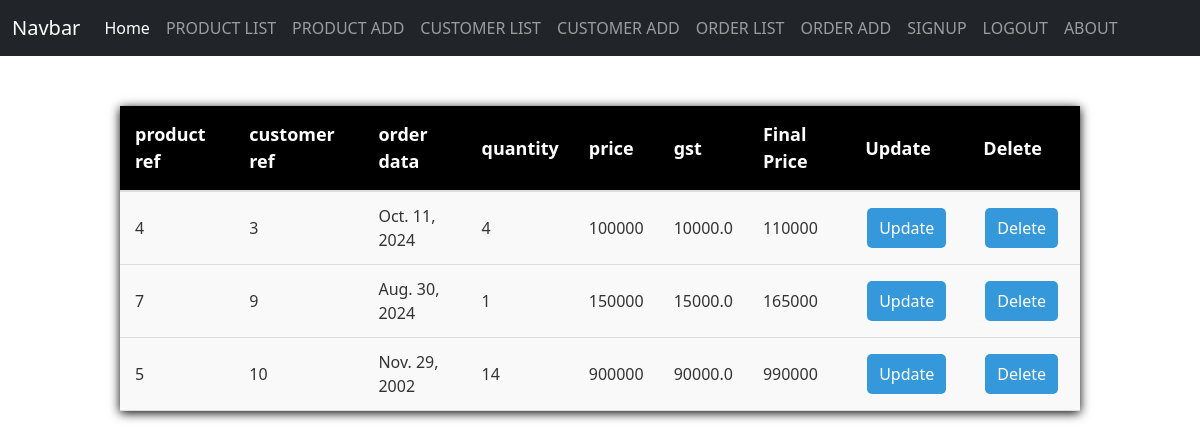
The page /order/orderlist/ on the database its author committed.
### order/models.py (models this page shows)
class Order(models.Model):
    product_ref=models.ForeignKey(Product,on_delete=models.SET_NULL,null=True)
    customer_ref=models.ForeignKey(customer,on_delete=models.SET_NULL,null=True)
    order_data=models.DateField(null=True)
    quantity=models.IntegerField(default=0)
    price=models.IntegerField(default=0)
    gst=models.FloatField(default=0)
    final_price=models.IntegerField(default=0)

### order/views.py (the view)
# urls.py: path('orderlist/',orderlist),
def orderlist(request):
    data={"orderlist":Order.objects.all()}
    print(data)
    return render(request,'orderlist.html',data)

### Frontend/templates/orderlist.html (shortened to what this page needs)
{% extends 'base.html' %}
{% block content %}
<table>
    <tr>
        <th>product ref</th>
        <th>customer ref</th>
        <th>order data</th>
        <th>quantity</th>
        <th>price</th>
        <th>gst</th>
        <th>Final Price</th>
        <th>Update</th>
        <th>Delete</th>
    </tr>
    {% for i in orderlist %}
    <tr>
        <td>{{i.product_ref_id}}</td>
        <td>{{i.customer_ref_id}}</td>
        <td>{{ i.order_data }}</td>
        <td>{{ i.quantity }}</td>
        <td>{{ i.price }}</td>
        <td>{{ i.gst }}</td>
        <td>{{ i.final_price }}</td>
        <td>
            <a href="{% url 'ord_update' i.id %}">
                <button>Update</button>
            </a>
        </td>
        <td>
            <a href="{% url 'ord_delete' i.id %}">
                <button>Delete</button>
            </a>
        </td>
    </tr>
    {% endfor %}
</table>
{% endblock %}

### Frontend/templates/orderlist.html (style rules this page uses)
table { width: 80%; margin: 50px auto; border-collapse: collapse; box-shadow: 0 2px 10px black; background-color: #f9f9f9; }
th { background-color: black; color: white; padding: 15px; text-align: left; font-size: 18px; border-bottom: 2px solid #ddd; }
td { padding: 12px 15px; border-bottom: 1px solid #ddd; font-size: 16px; color: #333; }
button { padding: 8px 12px; background-color: #3498db; color: white; border: none; border-radius: 5px; cursor: pointer; transition: background-color 0.3s ease; margin: 2px; }
td a { display: inline-block; margin-right: 5px; }

### rows shown on the page
Order: product_ref_id "4", customer_ref_id "3", order_data "Oct. 11, 2024", quantity "4", price "100000", gst "10000.0", final_price "110000"
Order: product_ref_id "7", customer_ref_id "9", order_data "Aug. 30, 2024", quantity "1", price "150000", gst "15000.0", final_price "165000"
Order: product_ref_id "5", customer_ref_id "10", order_data "Nov. 29, 2002", quantity "14", price "900000", gst "90000.0", final_price "990000"
